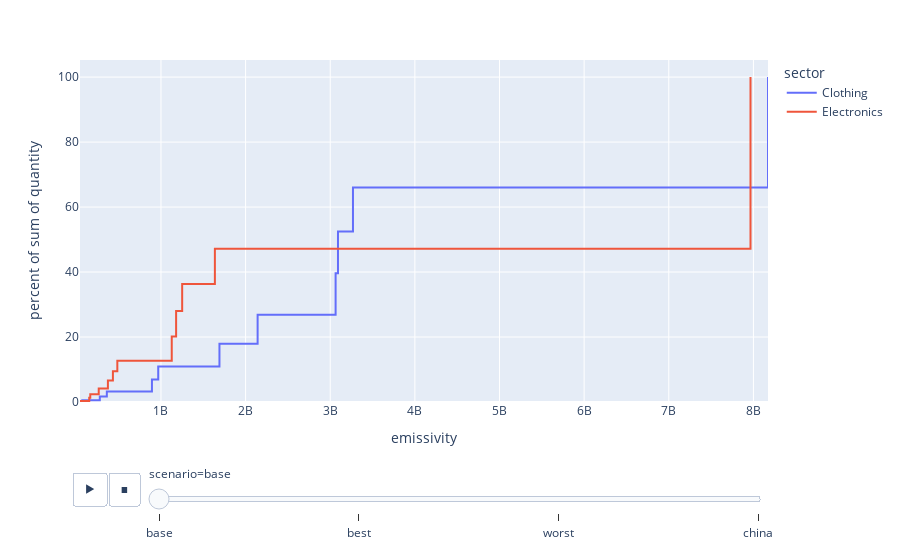

Write notebook code for a chart like this one.
### Code cell
plot_emission_location_import_distrib_full(model_no_cap ,sectors=['Clothing', 'Electronics'],country_importing="FR",normalized_quantity=True,scenarios=None,stressors_to_display='GES',scope=3)

### Figure 1 — Plotly figure (JSON) as saved in the notebook; plotly's stock layout.template omitted (floating-point values rounded to 4 significant figures)
{"data": [{"hovertemplate": "<b>%{hovertext}</b><br><br>sector=Clothing<br>scenario=base<br>emissivity=%{x}<br>percent of sum of quantity=%{y}<extra></extra>", "hovertext": ["FR", "North America", "United States", "South America", "Russia", "Row Europe", "Asia", "Africa", "EU", "Oceania", "Middle East", "China"], "legendgroup": "Clothing", "line": {"dash": "solid", "shape": "hv"}, "marker": {"color": "#636efa", "symbol": "circle"}, "mode": "lines", "name": "Clothing", "orientation": "v", "showlegend": true, "type": "scatter", "x": [61450000.0, 70230000.0, 277400000.0, 360500000.0, 893400000.0, 967600000.0, 1691000000.0, 2142000000.0, 3064000000.0, 3092000000.0, 3269000000.0, 8172000000.0], "xaxis": "x", "y": [0.2554, 0.5473, 1.7, 3.198, 6.912, 10.93, 17.96, 26.87, 39.6, 52.45, 66.03, 100.0], "yaxis": "y"}, {"hovertemplate": "<b>%{hovertext}</b><br><br>sector=Electronics<br>scenario=base<br>emissivity=%{x}<br>percent of sum of quantity=%{y}<extra></extra>", "hovertext": ["FR", "North America", "South America", "Russia", "United States", "Row Europe", "Middle East", "Africa", "Oceania", "Asia", "EU", "China"], "legendgroup": "Electronics", "line": {"dash": "solid", "shape": "hv"}, "marker": {"color": "#EF553B", "symbol": "circle"}, "mode": "lines", "name": "Electronics", "orientation": "v", "showlegend": true, "type": "scatter", "x": [43460000.0, 152200000.0, 164800000.0, 264700000.0, 373100000.0, 432400000.0, 484600000.0, 1127000000.0, 1179000000.0, 1251000000.0, 1637000000.0, 7966000000.0], "xaxis": "x", "y": [0.2883, 1.298, 2.391, 4.147, 6.623, 9.491, 12.71, 20.18, 28.01, 36.3, 47.16, 100], "yaxis": "y"}], "layout": {"legend": {"title": {"text": "sector"}, "tracegroupgap": 0}, "margin": {"t": 60}, "sliders": [{"active": 0, "currentvalue": {"prefix": "scenario="}, "len": 0.9, "pad": {"b": 10, "t": 60}, "steps": [{"args": [["base"], {"frame": {"duration": 0, "redraw": false}, "fromcurrent": true, "mode": "immediate", "transition": {"duration": 0, "easing": "linear"}}], "label": "base", "method": "animate"}, {"args": [["best"], {"frame": {"duration": 0, "redraw": false}, "fromcurrent": true, "mode": "immediate", "transition": {"duration": 0, "easing": "linear"}}], "label": "best", "method": "animate"}, {"args": [["worst"], {"frame": {"duration": 0, "redraw": false}, "fromcurrent": true, "mode": "immediate", "transition": {"duration": 0, "easing": "linear"}}], "label": "worst", "method": "animate"}, {"args": [["china"], {"frame": {"duration": 0, "redraw": false}, "fromcurrent": true, "mode": "immediate", "transition": {"duration": 0, "easing": "linear"}}], "label": "china", "method": "animate"}], "x": 0.1, "xanchor": "left", "y": 0, "yanchor": "top"}], "updatemenus": [{"buttons": [{"args": [null, {"frame": {"duration": 500, "redraw": false}, "fromcurrent": true, "mode": "immediate", "transition": {"duration": 500, "easing": "linear"}}], "label": "&#9654;", "method": "animate"}, {"args": [[null], {"frame": {"duration": 0, "redraw": false}, "fromcurrent": true, "mode": "immediate", "transition": {"duration": 0, "easing": "linear"}}], "label": "&#9724;", "method": "animate"}], "direction": "left", "pad": {"r": 10, "t": 70}, "showactive": false, "type": "buttons", "x": 0.1, "xanchor": "right", "y": 0, "yanchor": "top"}], "xaxis": {"anchor": "y", "domain": [0, 1], "title": {"text": "emissivity"}}, "yaxis": {"anchor": "x", "domain": [0, 1], "rangemode": "tozero", "title": {"text": "percent of sum of quantity"}}}}
